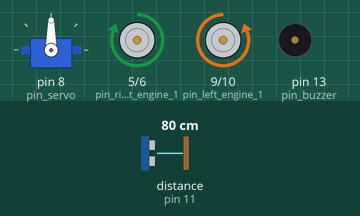
The sketch below on a simulated Arduino Uno, built with avr-gcc and run on an emulated ATmega328P. Parts: servo, motor-driver pin pairs drawn as motors (green arrow = first pin HIGH = forward, orange = second pin HIGH = backward, longer = more drive), buzzer (waves = sounding, pin HIGH). Inputs (shaded band) come from the test bench; at power-on: distance to the obstacle (sensor on pin 11) 80 cm. The echo pulse lasts 58.3 µs per cm.

Above: at 13.4 s.
13.5 s: distance to the obstacle (sensor on pin 11) set to 45 cm
15.0 s: distance to the obstacle (sensor on pin 11) set to 37 cm
At 16.1 s:
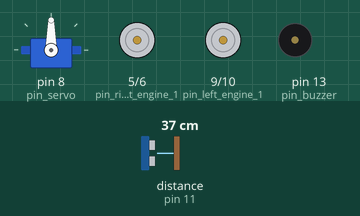
16.6 s: distance to the obstacle (sensor on pin 11) set to 60 cm
At 17.1 s:
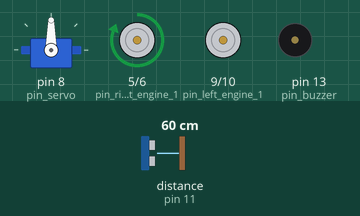
19.0 s: distance to the obstacle (sensor on pin 11) set to 4 cm
At 19.8 s:
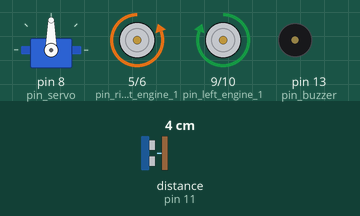
21.5 s: distance to the obstacle (sensor on pin 11) set to 120 cm
At 23.5 s:
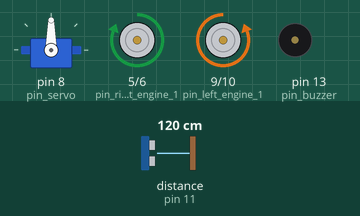
24.0 s: distance to the obstacle (sensor on pin 11) set to 9 cm
At 29.9 s:
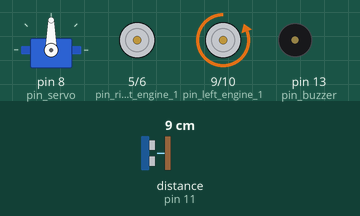
Timing chart, 0 to 37.1 s (numbered marks = the images above; inputs shaded):
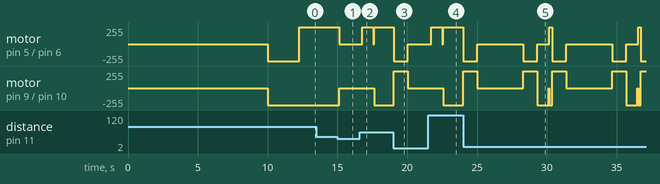

Measured:
- the behaviour switches between 41 and 40 cm on distance to the obstacle (sensor on pin 11) (found by bisection; images 0 and 1)
- after the input at 13.5 s, every drawn part: stays the same
- after the input at 15.0 s, motor on pin 5 (pin_right_engine_1) / pin 6 (pin_right_engine_2): forward 255/255 → stopped after 0.11 s; motor on pin 9 (pin_left_engine_1) / pin 10 (pin_left_engine_2): backward 255/255 → stopped after 0.11 s
- after the input at 16.6 s, motor on pin 5 (pin_right_engine_1) / pin 6 (pin_right_engine_2): stopped → forward 255/255 after 0.17 s; motor on pin 9 (pin_left_engine_1) / pin 10 (pin_left_engine_2): stopped → backward 255/255 after 1.0 s
- after the input at 19.0 s, motor on pin 5 (pin_right_engine_1) / pin 6 (pin_right_engine_2): forward 255/255 → backward 255/255 after 0.05 s, → stopped 1.0 s later; motor on pin 9 (pin_left_engine_1) / pin 10 (pin_left_engine_2): backward 255/255 → forward 255/255 after 0.05 s, → stopped 1.0 s later
- after the input at 21.5 s, motor on pin 5 (pin_right_engine_1) / pin 6 (pin_right_engine_2): stopped → forward 255/255 after 0.21 s; motor on pin 9 (pin_left_engine_1) / pin 10 (pin_left_engine_2): stopped → backward 255/255 after 1.1 s

The sketch:

robot.ino
```cpp
#include "libs/RobotMovementController.h"
#include "libs/NewPing.h"
#include "libs/constants.h"
//#include "libs/auxiliaries.h"
#include <Servo.h>

// Seting pin
int pin_right_engine_2 = 6; // ROJO
int pin_right_engine_1 = 5; // AMRILLO
int pin_servo = 8; // Amarillo
int pin_left_engine_1 = 9; // NARJANA
int pin_left_engine_2 = 10; // MARRON
int pin_sensor_echo = 11; // Violeta
int pin_sensor_trigger = 12; // Gris
int pin_buzzer = 13;
int amount_of_measures;
int distance;
int next_distance_read_delay;


// Instances of components
RobotMovementController rmv_controller = RobotMovementController(pin_left_engine_1, pin_left_engine_2, pin_right_engine_1, pin_right_engine_2);
Servo servo;
NewPing sensor = NewPing(pin_sensor_trigger, pin_sensor_echo, MAX_DISTANCE);

void starting_delay(){
    delay(10000);
}


void move_servo_to_right(Servo servo){
    int current_pos  = servo.read();
    if (current_pos >= SERVO_RIGHT_ANGLE){
        for (;current_pos > SERVO_RIGHT_ANGLE; current_pos--){
            servo.write(current_pos);
            delay(20);
        }
    }
    else{
        // Not possible but just to be sure
        for (;current_pos < SERVO_RIGHT_ANGLE; current_pos++){
            servo.write(current_pos);
            delay(20);
        }
    }
    delay(50);
}

void move_servo_to_center(Servo servo){
    int current_pos = servo.read();
    if (current_pos <= SERVO_CENTER_ANGLE){
        for (;current_pos < SERVO_CENTER_ANGLE; current_pos++){
            servo.write(current_pos);
            delay(20);
        }
    }
    else{
        for (;current_pos > SERVO_CENTER_ANGLE; current_pos--){
            servo.write(current_pos);
            delay(20);
        }
    }
    delay(50);
}

void move_servo_to_left(Servo servo){
    int current_pos  = servo.read();
    if (current_pos <= SERVO_LEFT_ANGLE){
        for (;current_pos < SERVO_LEFT_ANGLE; current_pos++){
            servo.write(current_pos);
            delay(20);
        }
    }
    else{
        // Not possible but just to be sure
        for (;current_pos > SERVO_LEFT_ANGLE; current_pos--){
            servo.write(current_pos);
            delay(20);
        }
    }
    delay(50);
}


bool is_able_to_turn(int distance){
    return distance == 0 or distance > SHORT_DISTANCE_THRESHOLD;
}

bool is_object_too_close(int distance){
    return distance <= VERY_SHORT_DISTANCE_THRESHOLD;
}
bool is_object_close(int distance){
    return distance <= SHORT_DISTANCE_THRESHOLD;
}

bool is_false_read(int distance){
    return distance <= FALSE_READ_THRESHOLD or distance > MAX_DISTANCE;
}

void turn_and_stop(Servo servo, NewPing sensor, RobotMovementController rmv_controller){
    move_servo_to_left(servo);
    distance = sensor.ping_cm();
    if (is_able_to_turn(distance)) { // Try to turn left
        rmv_controller.turn_left();
    }
    else{
        move_servo_to_right(servo);
        distance = sensor.ping_cm();
        if (is_able_to_turn(distance)){ // Try to turn rigth
            rmv_controller.turn_right();
        }
        else{// It can't turn neither to left nor right
            rmv_controller.go_backwards();
            rmv_controller.stop();
            rmv_controller.turn_right();
        }
    }
    rmv_controller.stop();
    move_servo_to_center(servo);
}


void setup() {
    // Engines
    pinMode(pin_left_engine_1, OUTPUT);
    pinMode(pin_left_engine_2, OUTPUT);
    pinMode(pin_right_engine_1, OUTPUT);
    pinMode(pin_right_engine_2, OUTPUT);

    // Servo
    servo.attach(pin_servo);
    servo.write(90);

    //Debug
    Serial.begin(SERIAL_FREQ);
    pinMode(13, OUTPUT); // ? Debug?
    starting_delay();
    amount_of_measures = 0;
    rmv_controller.do_random_slalom();
    rmv_controller.stop();
}

void loop(){
    distance = sensor.ping_cm();
    amount_of_measures++;
    if (is_false_read(distance))
        next_distance_read_delay = FAST_DELAY;
    else{
        next_distance_read_delay = NORMAL_DELAY;
        if (is_object_close(distance)) {
            rmv_controller.stop();
            if (is_object_too_close(distance)){
                rmv_controller.go_backwards();
                rmv_controller.stop();
            }
            turn_and_stop(servo, sensor, rmv_controller);
        }
        //else{
        //    if (amount_of_measures > MEASURES_BORING){
        //        rmv_controller.do_random_slalom()
        //        amount_of_measures = 0;
        //    }
        //}
    }
    rmv_controller.go_forwards();
    delay(next_distance_read_delay);
}
```
